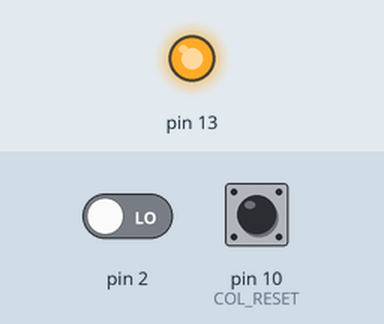
The sketch below on a simulated Arduino Mega 2560, built with avr-gcc and run on an emulated ATmega2560. Shown: output pins drawn as LEDs (lit = HIGH). The inputs (shaded band) are chosen by the test bench; at power-on: pin 2 LOW, pin 10 (COL_RESET) LOW. Pins used as bus, display or sensor lines are not drawn.

Above: at 0.1 s.
Timing chart, 0 to 1.6 s (numbered marks = the images above):
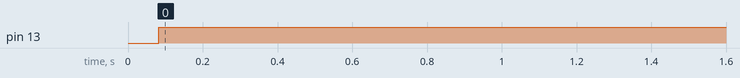

The sketch:

arduino_nano.ino
```cpp
#include "Definitions.h"


// versione veloce, compara solo la componente CLEAR
// il set del color clear è nell'init
// RITORNA IL COLORE CHE HA SOTTO
byte VerificaColoreFast(){
  // per bianco
    for (int i = 0; i < 100; i++)
        if ( pulseIn(2, HIGH, 800) > biancoHF &&  pulseIn(4, HIGH, 800) > biancoHF) return false;
    return true;
}

void setup(){
  //Serial.begin(9600);
    pinMode(2,INPUT);
    pinMode(4,INPUT);

    pinMode(COL_RESET,INPUT);
    pinMode(COL_OUT,OUTPUT);
    pinMode(13,OUTPUT);
}

void debug(){
    Serial.print( pulseIn(2, HIGH, 800));
    Serial.print("  ");
    Serial.println( pulseIn(4, HIGH, 800));
}

void loop(){
    if (VerificaColoreFast())
    {
        // se c'è un colore bianco/nero sotto entra qui
        digitalWrite(13,HIGH);
        digitalWrite(COL_OUT,HIGH);
        boolean reset = digitalRead(COL_RESET);
       while (digitalRead(COL_RESET) == reset); // attende fin quando col_reset non viene invertito dall'arduino mega
       digitalWrite(COL_OUT,LOW);

    }
    else
        digitalWrite(13,LOW);

}
```

Definitions.h
```cpp
#define biancoHF 2
#define neroHF 5

//i pin hanno posizioni continue
#define COL_START 2
#define COL_END 7

#define COL_RESET 10
#define COL_OUT 9
```

Measured:
- by itself, pin 13: LOW → HIGH at 0.08 s
